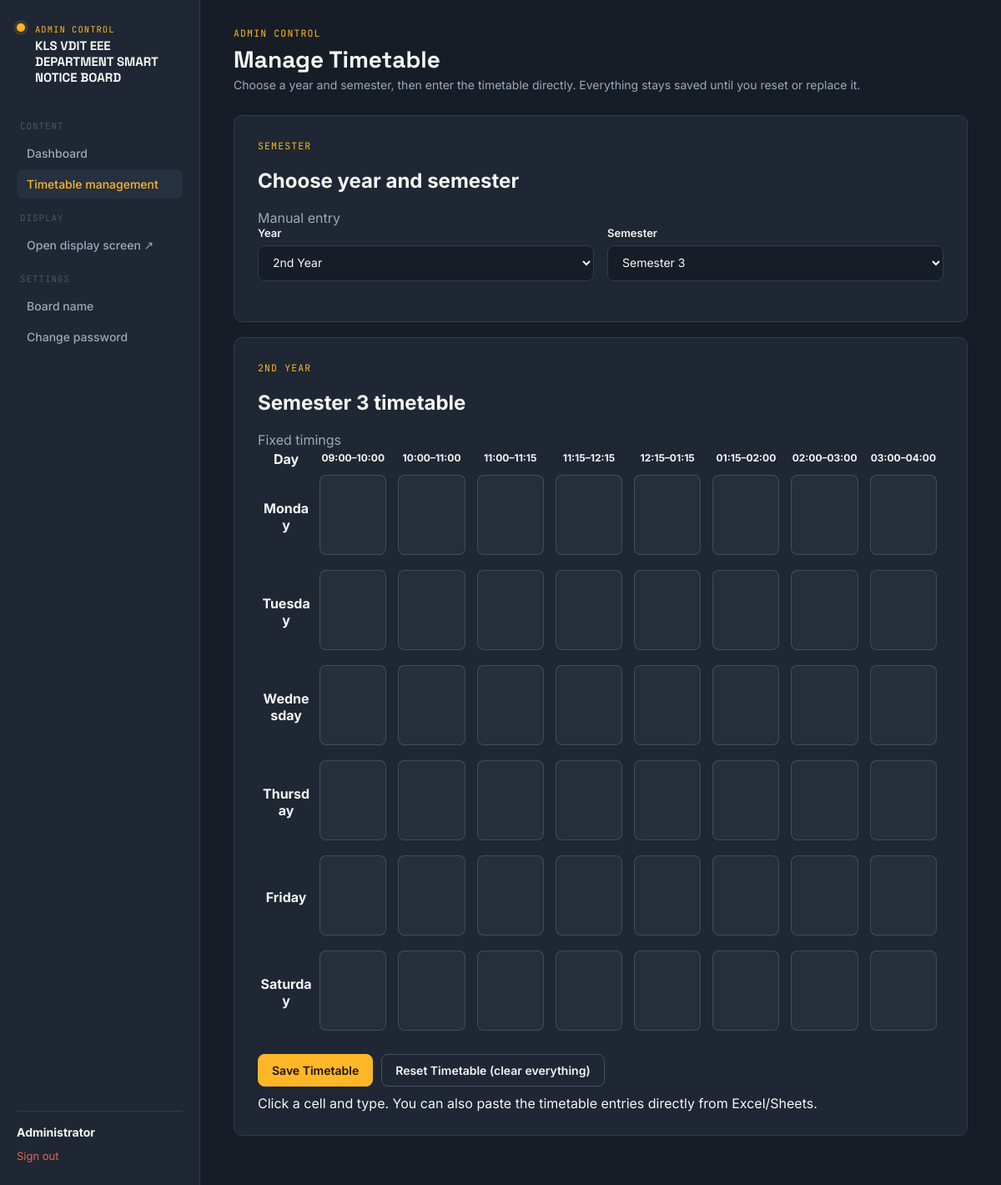
Page /timetable (signed in) on the committed database.
### app.py (models this page shows, shortened)
class Settings(db.Model):
    id = db.Column(db.Integer, primary_key=True)
    board_title = db.Column(db.String(200), nullable=False, default=DEFAULT_BOARD_TITLE)

class User(UserMixin, db.Model):
    id = db.Column(db.Integer, primary_key=True)
    username = db.Column(db.String(64), unique=True, nullable=False)
    name = db.Column(db.String(128), nullable=False)
    password_hash = db.Column(db.String(255), nullable=False)
    role = db.Column(db.String(16), nullable=False, default="staff")  # admin | staff
    created_at = db.Column(db.DateTime, default=datetime.now)
    @property
    def is_admin(self):
        return self.role == "admin"

### app.py (the view)
@app.route("/timetable")
@login_required
@admin_required
def timetable_list():
    selected_year = request.args.get("year", "").strip()
    if selected_year not in TIMETABLE_YEARS:
        selected_year = TIMETABLE_YEARS[0]
    selected_semester = request.args.get("semester", "").strip()
    if selected_semester not in YEAR_SEMESTER_MAP[selected_year]:
        selected_semester = YEAR_SEMESTER_MAP[selected_year][0]
    entries = TimetableEntry.query.all()
    entries.sort(key=lambda e: (TIMETABLE_YEARS.index(e.year) if e.year in TIMETABLE_YEARS else 99,
                                YEAR_SEMESTER_MAP.get(e.year, []).index(e.semester) if e.semester in YEAR_SEMESTER_MAP.get(e.year, []) else 99,
                                WEEKDAYS.index(e.day) if e.day in WEEKDAYS else 99, e.start_time))
    sem_entries = [e for e in entries if e.year == selected_year and e.semester == selected_semester]
    default_slots = [
        (datetime.strptime("09:00", "%H:%M").time(), datetime.strptime("10:00", "%H:%M").time()),
        (datetime.strptime("10:00", "%H:%M").time(), datetime.strptime("11:00", "%H:%M").time()),
        (datetime.strptime("11:00", "%H:%M").time(), datetime.strptime("11:15", "%H:%M").time()),
        (datetime.strptime("11:15", "%H:%M").time(), datetime.strptime("12:15", "%H:%M").time()),
        (datetime.strptime("12:15", "%H:%M").time(), datetime.strptime("13:15", "%H:%M").time()),
        (datetime.strptime("13:15", "%H:%M").time(), datetime.strptime("14:00", "%H:%M").time()),
        (datetime.strptime("14:00", "%H:%M").time(), datetime.strptime("15:00", "%H:%M").time()),
        (datetime.strptime("15:00", "%H:%M").time(), datetime.strptime("16:00", "%H:%M").time()),
    ]
    time_slots = sorted(set(default_slots) | {(e.start_time, e.end_time) for e in sem_entries})
    matrix = []
    for day in WEEKDAYS:
        day_cells = []
        for start, end in time_slots:
            matches = [e for e in sem_entries if e.day == day and e.start_time == start and e.end_time == end]
            day_cells.append(((start, end), matches))
        matrix.append((day, day_cells))
    selected_matrix = {
        "year": selected_year, "semester": selected_semester, "entries": sem_entries,
        "time_slots": time_slots, "matrix": matrix,
        "published": any(e.published for e in sem_entries),
    }
    return render_template("timetable.html", entries=entries, weekdays=WEEKDAYS,
                           year_semester_map=YEAR_SEMESTER_MAP, years=TIMETABLE_YEARS,
                           selected_year=selected_year, selected_semester=selected_semester,
                           selected_matrix=selected_matrix, now=datetime.now())

### app.py (called while the page is built)
def get_settings():
    settings = Settings.query.first()
    if settings is None:
        settings = Settings(board_title=DEFAULT_BOARD_TITLE)
        db.session.add(settings)
        db.session.commit()
    return settings

@app.context_processor
def inject_settings():
    return {
        "site_settings": get_settings(),
        "asset_version": ASSET_VERSION,
        "ocr_available": PYTESSERACT_AVAILABLE and PYMUPDF_AVAILABLE,
    }

@login_manager.user_loader
def load_user(user_id):
    return User.query.get(int(user_id))

def admin_required(fn):
    @wraps(fn)
    def wrapper(*args, **kwargs):
        if not current_user.is_authenticated or not current_user.is_admin:
            abort(403)
        return fn(*args, **kwargs)
    return wrapper

### templates/timetable.html (shortened to what this page needs)
{% extends "base.html" %}
{% block content %}
{% set active = 'timetable' %}
<div class="shell">
  {% include "_sidebar.html" with context %}
  <main class="main timetable-page">
    <div class="page-head">
      <div>
        <span class="eyebrow">Admin Control</span>
        <h1>Manage Timetable</h1>
        <p class="hint">Choose a year and semester, then enter the timetable directly. Everything stays saved until you reset or replace it.</p>
      </div>
    </div>
    <section class="form-card" style="margin-bottom:18px;">
      <div class="section-head">
        <div><span class="eyebrow">Semester</span><h2>Choose year and semester</h2></div>
        <span class="optional-tag">Manual entry</span>
      </div>
      <div class="two-col">
        <div class="field">
          <label for="year-select">Year</label>
          <select id="year-select">
            {% for y in years %}<option value="{{ y }}" {% if y == selected_year %}selected{% endif %}>{{ y }}</option>{% endfor %}
          </select>
        </div>
        <div class="field">
          <label for="semester-select">Semester</label>
          <select id="semester-select"></select>
        </div>
      </div>
    </section>
    <form class="form-card timetable-matrix-card" method="POST" action="{{ url_for('save_timetable_matrix') }}" id="matrix-form">
      <div class="section-head">
        <div><span class="eyebrow">{{ selected_year }}</span><h2>{{ selected_semester }} timetable</h2></div>
        <div class="semester-actions">
          <span class="optional-tag">Fixed timings</span>
        </div>
      </div>
      <div class="table-wrap timetable-visible-wrap">
        <table class="data-table timetable-direct-matrix" id="timetable-grid">
          <thead>
            <tr>
              <th class="day-head">Day</th>
              {% for label in ["09:00–10:00", "10:00–11:00", "11:00–11:15", "11:15–12:15", "12:15–01:15", "01:15–02:00", "02:00–03:00", "03:00–04:00"] %}
              <th>{{ label }}</th>
              {% endfor %}
            </tr>
          </thead>
          <tbody>
            {% for day in weekdays %}
            <tr data-day="{{ day }}">
              <th class="day-head">{{ day }}</th>
              {% for i in range(8) %}
              {% set slot_start = ["09:00","10:00","11:00","11:15","12:15","13:15","14:00","15:00"][i] %}
              {% set slot_end = ["10:00","11:00","11:15","12:15","13:15","14:00","15:00","16:00"][i] %}
              {% set found = namespace(value='') %}
              {% for e in selected_matrix.entries %}
                {% if e.day == day and e.start_time.strftime('%H:%M') == slot_start and e.end_time.strftime('%H:%M') == slot_end %}
                  {% set found.value = (e.subject_code ~ (' - ' if e.subject_code and e.teacher_name else '') ~ (e.teacher_name or '')) %}
                {% endif %}
              {% endfor %}
              <td><textarea class="matrix-cell" autocomplete="off" spellcheck="false" aria-label="{{ day }} {{ slot_start }}">{{ found.value|e }}</textarea></td>
              {% endfor %}
            </tr>
            {% endfor %}
          </tbody>
        </table>
      </div>
      <div class="matrix-actions">
        <button type="submit" class="btn btn-primary">Save Timetable</button>
        <button type="button" class="btn btn-ghost" id="reset-btn">Reset Timetable (clear everything)</button>
        <span class="hint">Click a cell and type. You can also paste the timetable entries directly from Excel/Sheets.</span>
      </div>
    </form>
  </main>
</div>
{% endblock %}

### templates/_sidebar.html
<aside class="sidebar">
  <div class="brand-block">
    <span class="brand-mark"></span>
    <div class="brand-text">
      <span class="brand-eyebrow">Admin Control</span>
      <span class="brand-name">{{ site_settings.board_title }}</span>
    </div>
  </div>
  <nav class="nav-group">
    <span class="nav-label">Content</span>
    <a class="nav-link {{ 'active' if active=='dashboard' }}" href="{{ url_for('dashboard') }}">Dashboard</a>
    <a class="nav-link {{ 'active' if active=='timetable' }}" href="{{ url_for('timetable_list') }}">Timetable management</a>
    <span class="nav-label">Display</span>
    <a class="nav-link" href="{{ url_for('display') }}" target="_blank">Open display screen ↗</a>
    <span class="nav-label">Settings</span>
    <a class="nav-link {{ 'active' if active=='settings' }}" href="{{ url_for('board_settings') }}">Board name</a>
    <a class="nav-link {{ 'active' if active=='password' }}" href="{{ url_for('change_password') }}">Change password</a>
  </nav>
  <div class="sidebar-footer">
    <strong>{{ current_user.name }}</strong>
    <a class="logout-link" href="{{ url_for('logout') }}">Sign out</a>
  </div>
</aside>

### static/css/style.css (style rules this page uses)
:root { --ink: #F5F6F3; --ink-dim: #9AA9BA; --ink-faint: #64748099; --bg: #161D27; --bg-panel: #1E2733; --bg-panel-raised: #253140; --border: #303D4D; --accent: #FFB627; --accent-ink: #1B1200; --success: #3FA377; --danger: #E0645C; --cat-notice: #4C8DC4; --cat-achievement: #D4A93A; --cat-important: #D2564D; --cat-event: #38A08A; --radius: 10px; --font-display: 'Space Grotesk', sans-serif; --font-body: 'Inter', sans-serif; --font-mono: 'JetBrains Mono', monospace; }
* { box-sizing: border-box; }
html, body { margin: 0; padding: 0; background: var(--bg); color: var(--ink); font-family: var(--font-body); min-height: 100vh; }
a { color: inherit; text-decoration: none; }
button { font-family: inherit; cursor: pointer; }
.shell { display: grid; grid-template-columns: 240px 1fr; min-height: 100vh; }
.sidebar { background: var(--bg-panel); border-right: 1px solid var(--border); padding: 28px 20px; display: flex; flex-direction: column; gap: 28px; }
.brand-mark { width: 10px; height: 10px; border-radius: 50%; background: var(--accent); box-shadow: 0 0 0 4px #FFB62722; flex-shrink: 0; }
.brand-block { display: flex; align-items: flex-start; gap: 12px; }
.brand-text { display: flex; flex-direction: column; gap: 4px; min-width: 0; }
.brand-eyebrow { font-family: var(--font-mono); font-size: 10.5px; text-transform: uppercase; letter-spacing: 0.1em; color: var(--accent); }
.brand-name { font-family: var(--font-display); font-weight: 700; font-size: 15px; line-height: 1.25; }
.eyebrow { font-family: var(--font-mono); font-size: 11.5px; text-transform: uppercase; letter-spacing: 0.1em; color: var(--accent); display: block; margin-bottom: 6px; }
.nav-group { display: flex; flex-direction: column; gap: 2px; }
.nav-label { font-family: var(--font-mono); font-size: 11px; letter-spacing: 0.08em; text-transform: uppercase; color: var(--ink-faint); margin: 14px 4px 6px; }
.nav-link { display: flex; align-items: center; gap: 10px; padding: 9px 12px; border-radius: 8px; font-size: 14px; color: var(--ink-dim); font-weight: 500; }
.nav-link.active { background: var(--bg-panel-raised); color: var(--accent); }
.sidebar-footer { margin-top: auto; border-top: 1px solid var(--border); padding-top: 16px; font-size: 13px; color: var(--ink-dim); }
.sidebar-footer strong { color: var(--ink); display:block; font-size: 14px; }
.logout-link { display:block; margin-top: 12px; color: var(--danger); font-size: 13px; }
.main { padding: 32px 40px 60px; max-width: none; width: 100%; min-width: 0; }
.page-head { display: flex; justify-content: space-between; align-items: flex-end; margin-bottom: 28px; flex-wrap: wrap; gap: 16px; }
.page-head h1 { font-family: var(--font-display); font-size: 28px; margin: 0 0 4px; }
.page-head p { color: var(--ink-dim); margin: 0; font-size: 14px; }
.btn { display: inline-flex; align-items: center; gap: 8px; border: 1px solid var(--border); background: var(--bg-panel-raised); color: var(--ink); padding: 10px 16px; border-radius: 8px; font-size: 14px; font-weight: 600; transition: border-color .15s ease; }
.btn-primary { background: var(--accent); color: var(--accent-ink); border-color: var(--accent); }
.btn-ghost { background: transparent; }
.form-card { background: var(--bg-panel); border: 1px solid var(--border); border-radius: var(--radius); padding: 28px; max-width: 640px; }
.field { margin-bottom: 20px; }
.field label { display: block; font-size: 13px; font-weight: 600; margin-bottom: 7px; color: var(--ink); }
.optional-tag { font-weight: 400; color: var(--ink-dim); text-transform: none; letter-spacing: 0; }
input[type=text], input[type=password], input[type=number], input[type=date], input[type=file], textarea, select { width: 100%; background: var(--bg); border: 1px solid var(--border); color: var(--ink); padding: 11px 13px; border-radius: 8px; font-size: 14px; font-family: var(--font-body); }
textarea { min-height: 120px; resize: vertical; }
.two-col { display: grid; grid-template-columns: 1fr 1fr; gap: 16px; }

### rows in the picture
Settings: board_title "KLS VDIT EEE DEPARTMENT SMART NOTICE BOARD"
User: name "Administrator"

### other values in the picture
{{ selected_year }} "2ND YEAR"
{{ selected_semester }} "Semester 3"
{{ label }} "09:00–10:00" "10:00–11:00" "11:00–11:15" "11:15–12:15" "12:15–01:15" "01:15–02:00" "02:00–03:00" "03:00–04:00"
{{ day }} "Monday" "Tuesday" "Wednesday" "Thursday" "Friday" "Saturday"
form field value "2nd Year"
